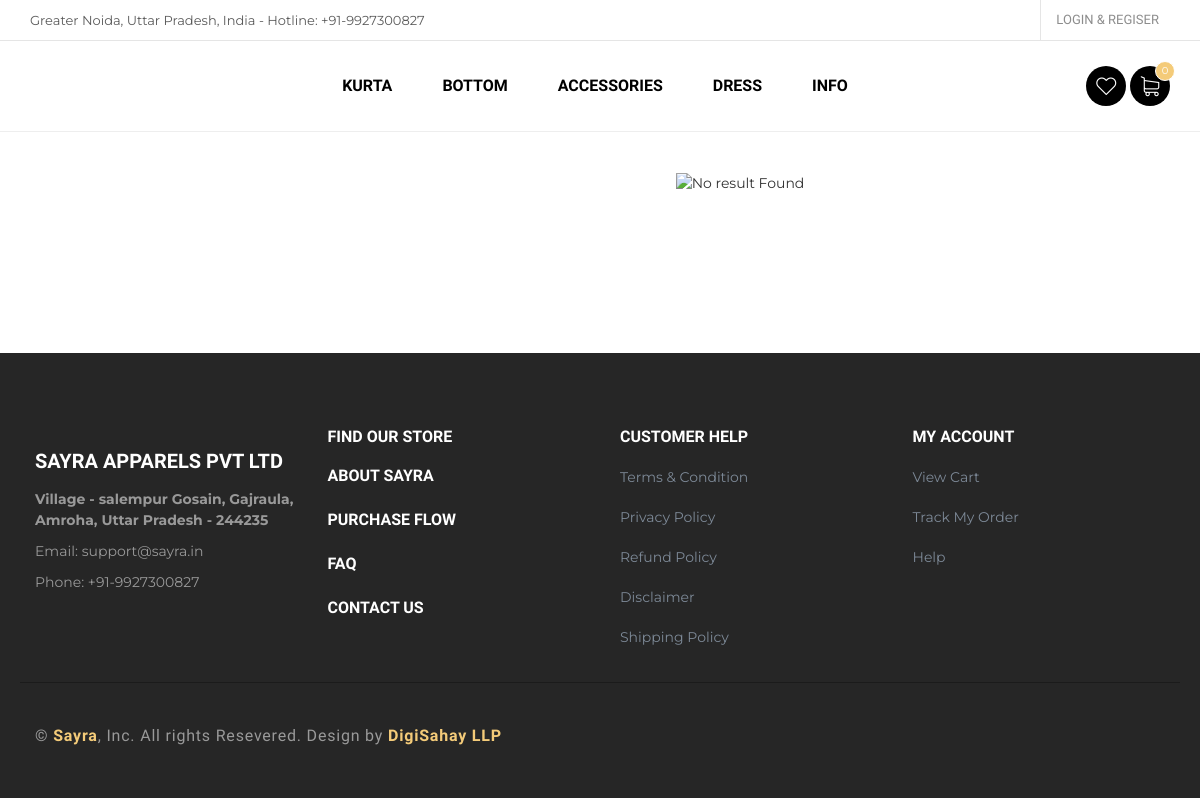
The app's page /category/bottom with its own data.
### home/models.py (models this page shows, shortened)
class Category(models.Model):
    Name = models.CharField(max_length=200)
    slug = models.SlugField(max_length=200, blank=True, null=True)
    created_at = models.DateTimeField(auto_now_add=True)
    updated_at = models.DateTimeField(auto_now=True)

### home/views.py (the view, shortened to what this page needs)
# urls.py: path('category/<slug:slug>',views.category_page,name='category'),
def category_page(request, slug):
    profile = None
    order = None
    wish = []
    wishing = []
    category = Category.objects.all()
    Prod = product.objects.filter(CategoryName__slug=slug)
    context = {
        'Category':category,
        'wishing':wishing,
        'wish':wish,
        'Product':Prod,
        'order': order,
        'sluging':slug,
        'profile':profile
    }
    return render(request,'category.html',context)

### home/templates/category.html (shortened to what this page needs)
{% extends "base.html" %}
{% load static %}
{% block content %}
    <main class="ps-main">
      <div class="ps-products-wrap pt-40 pb-80">
        <div class="ps-products" data-mh="product-listing">
          <div class="ps-product__columns">
            {% if Product %}
            {% for item in Product %}
            <div class="ps-product__column">
              <div class="ps-shoe mb-30">
                <div class="ps-shoe__thumbnail">
                  {% if item.discount_percent == 0 %}
                  {% else %}
                  <div class="ps-badge ps-badge--sale"><span>-{{item.discount_percent}}%</span></div>
                  {% endif %}
                  {% if user.is_authenticated %}
                  {% if item.id in wish %}
                  <a class="ps-shoe__favorite " style="color:#F4CB79;background:#F4CB79;" href="{% url 'shop:wishlists' item.id %}">
                    <i class="ps-icon-heart"></i></a>
                    {% else %}
                    <a class="ps-shoe__favorite" href="{% url 'shop:wishlists' item.id %}">
                      <i class="ps-icon-heart"></i></a>
                    {% endif %}
                      {% endif %}
                  <img src="{{ item.productimages.first.image.url }}" alt="{{item.ProductName}}">
                  <a class="ps-shoe__overlay" href="{% url 'home:product' item.slug %}"></a>
                </div>
                <div class="ps-shoe__content">
                  <div class="ps-shoe__variants">
                    <div class="ps-shoe__variant normal"><img src="{{ item.productimages.first.image.url }}" alt="{{item.ProductName}}">
                      {% for image in item.productimages.all %}
                      <img src="{{ image.image.url }}" alt="{{item.ProductName}}">
                      {% endfor %}
                     </div>
                  </div>
                  <div class="ps-shoe__detail"><a class="ps-shoe__name" href="{% url 'home:product' item.slug %}">{{item.ProductName}}</a>
                    <span class="ps-shoe__price">
                      {% if item.discount_percent == 0 %}
                      ₹{{item.price}}
                      {% else %}
                      <del>₹{{item.price}}</del> ₹{{item.discount_price}}</span>
                      {% endif %}
                  </div>
                </div>
              </div>
            </div>
            {% endfor %}
            {% else %}
                        <center>    <img src="{% static 'img/no_result.jpeg' %}" alt="No result Found" class="ml-auto mr-auto img img-fluid " width="50%"  > </center>
                            {% endif %}
          </div>
        </div>
      </div>
    </main>
      {% endblock %}

### home/templates/nav.html (shortened to what this page needs)
{% load static %}
<header class="header">
  <div class="header__top">
    <div class="container-fluid">
      <div class="row">
            <div class="col-lg-6 col-md-8 col-sm-6 col-xs-12 ">
              <p>Greater Noida, Uttar Pradesh, India  -  Hotline: +91-9927300827</p>
            </div>
            <div class="col-lg-6 col-md-4 col-sm-6 col-xs-12 ">
              <div class="header__actions">
                {% if request.user.is_authenticated %}
                <div class="btn-group ps-dropdown"><a class="dropdown-toggle" href="#" data-toggle="dropdown" aria-haspopup="true" aria-expanded="false">{{ profile.name }}<i class="fa fa-angle-down"></i></a>
                  <ul class="dropdown-menu">
                    <li><a href="{% url 'account:profile' %}">Profile</a></li>
                    <li><a href="{% url 'home:wishlistPage' %}">Wishlist</a></li>
                    <li><a href="{% url 'shop:order_summary' %}">Your Orders</a></li>
                    <li><a href="/logout">Logout</a></li>
                    <!-- <li><a href="#"><img src="{% static 'images/flag/singapore.svg' %}" alt=""> SGD</a></li>
                    <li><a href="#"><img src="{% static 'images/flag/japan.svg' %}" alt=""> JPN</a></li> -->
                  </ul>
                </div>
                {% else %}
                <a href="{% url 'account:signin' %}">Login & Regiser</a>
                {% endif %}
              </div>
            </div>
      </div>
    </div>
  </div>
  <nav class="navigation" style="border-bottom: 1px solid #eee;">
    <div class="container-fluid">
      <div class="navigation__column left">
        <div class="header__logo"></div>
      </div>
      <div class="navigation__column center">
            <ul class="main-menu menu">
              {% for item in Category %}
              {% if forloop.counter <= 4 %}
              <li class="menu-item"><a  href="{% url 'home:category' item.slug %}">{{item.Name}}</a>
              </li>
              {% endif %}
              {% endfor %}
              <li class="menu-item menu-item-has-children dropdown"><a href="">Info</a>
                      </li>
            </ul>
      </div>
      <div class="navigation__column right">
        <div class="ps-cart">      <a class="ps-cart__toggle "  href="{% url 'home:wishlistPage' %}">
                <i class="ps-icon-heart"></i></a></div>
        <div class="ps-cart"><a class="ps-cart__toggle" href="#"><span><i>{% if order.get_cart_items %}{{ order.get_cart_items }} {% else %} 0 {% endif %}</i></span><i class="ps-icon-shopping-cart"></i></a>
        </div>
      </div>
    </div>
  </nav>
</header>

### records on screen
Category: Name "KURTA"
Category: Name "BOTTOM"
Category: Name "ACCESSORIES"
Category: Name "DRESS"
